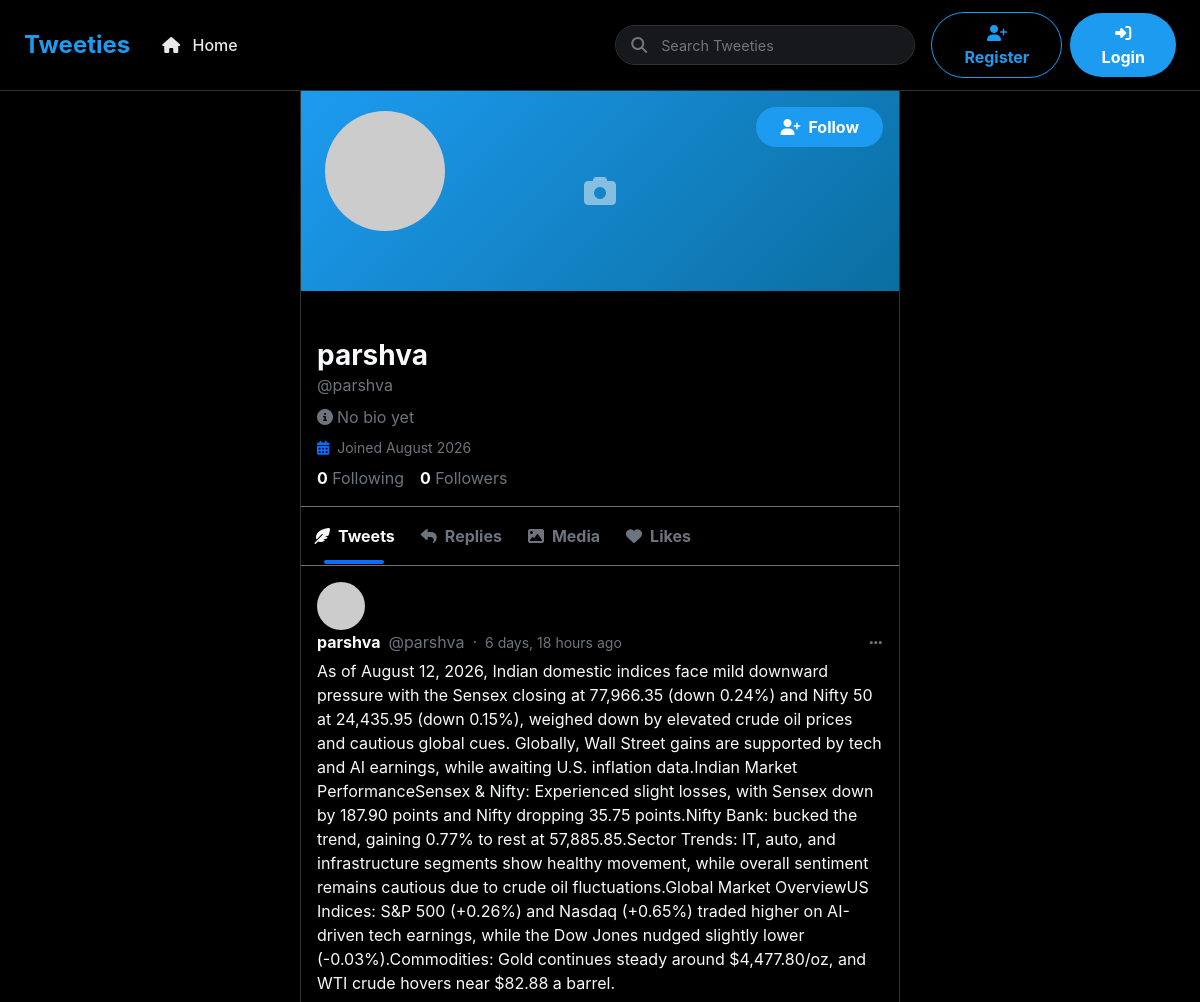
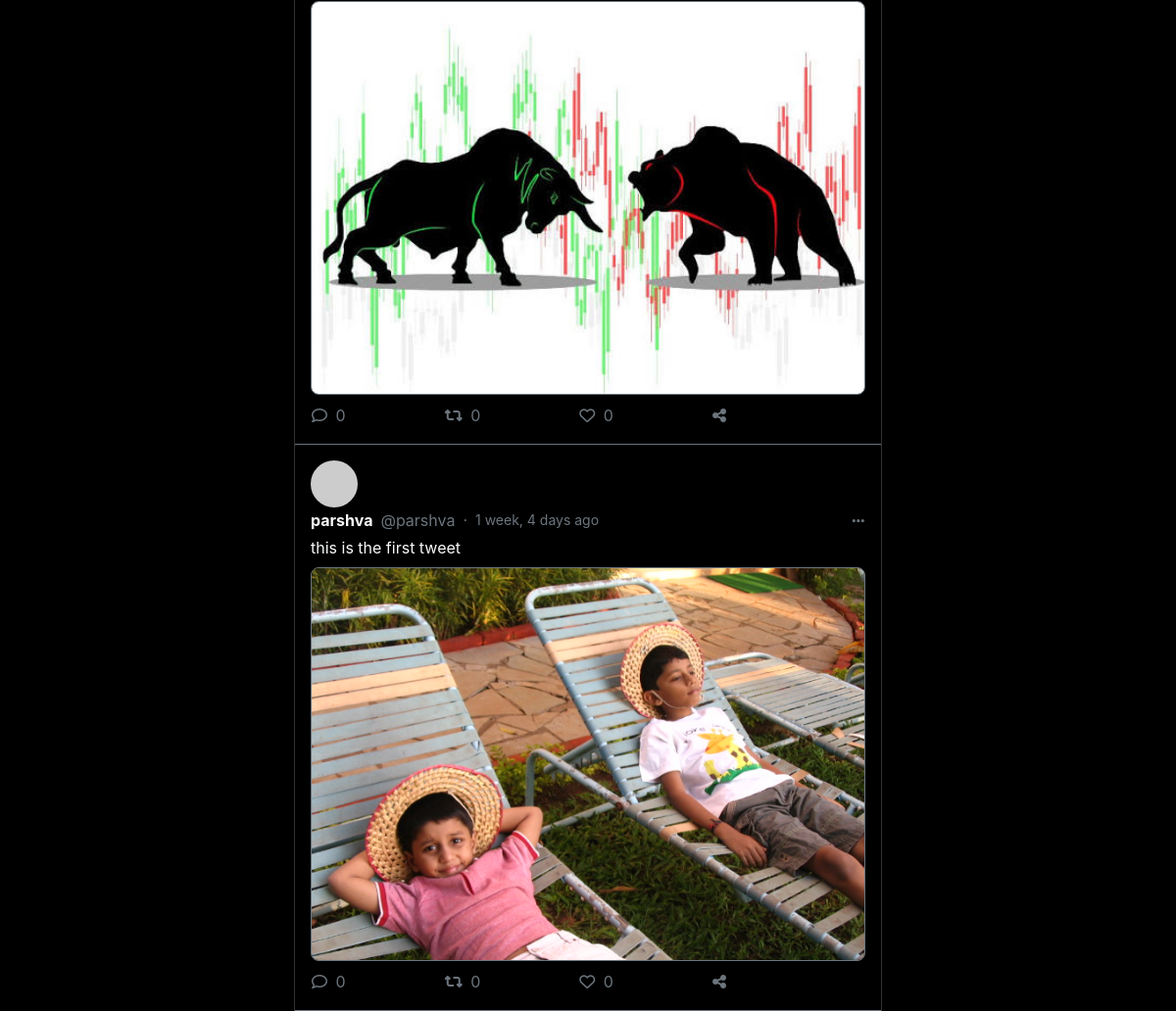
Page /profile/parshva/ on the committed database (2 pictures, top to bottom).
### tweet/models.py (models this page shows, shortened)
class Tweet(models.Model):
    user=models.ForeignKey(User,on_delete=models.CASCADE)
    tweet=models.TextField()
    photo=models.ImageField(upload_to='photo/')
    created_at=models.DateTimeField(auto_now_add=True)
    updated_at=models.DateTimeField(auto_now=True)

### tweet/views.py (the view)
# urls.py: path('profile/<str:username>/',views.profile,name="profile"),
def profile(request,username):
    profile_user = get_object_or_404(User, username=username )
    user_tweets=Tweet.objects.filter(user=profile_user).order_by("-created_at")
    following_count = 0
    followers_count = 0
    context={
        'profile_user':profile_user,
        "user_tweets": user_tweets,
        "following_count":following_count,
        "followers_count":followers_count,
    }
    return render(request,'profile.html',context)

### templates/profile.html (shortened to what this page needs)
{% extends "layout.html" %}
{% load static %}
{% block content %}
<div class="p-0">
    <div class="position-relative">
        <div class="position-relative" style="height: 200px; background: linear-gradient(135deg, #1d9bf0 0%, #0d8bd8 100%); overflow: hidden;">
            {% if profile_user.profile and profile_user.profile.cover_image %}
            <img src="{{ profile_user.profile.cover_image.url }}" alt="Cover" style="width: 100%; height: 100%; object-fit: cover;">
            {% else %}
            <div class="w-100 h-100 d-flex align-items-center justify-content-center" style="background: linear-gradient(135deg, #1d9bf0 0%, #0a6ea0 100%);">
                <i class="fas fa-camera fa-2x text-light opacity-50"></i>
            </div>
            {% endif %}
        </div>
        <div class="position-absolute bottom-0 start-0 translate-middle-y ms-4">
            <div class="position-relative">
                <img src="https://ui-avatars.com/api/?name={{ profile_user.username }}&background=1d9bf0&color=fff&size=120&bold=true"
                     class="rounded-circle border-3 border-dark"
                     style="width: 120px; height: 120px; object-fit: cover;"
                     alt="{{ profile_user.username }}">
            </div>
        </div>
        <div class="position-absolute top-0 end-0 m-3">
            {% if user == profile_user %}
            <button class="btn btn-outline-primary-custom" onclick="window.location.href='#'">
                <i class="fas fa-edit me-2"></i>Edit Profile
            </button>
            {% else %}
            <button class="btn btn-primary-custom follow-btn" data-user-id="{{ profile_user.id }}">
                <i class="fas fa-user-plus me-2"></i>Follow
            </button>
            {% endif %}
        </div>
    </div>
    <div class="p-3 pt-4 mt-4 border-bottom border-secondary">
        <div>
            <h3 class="fw-bold text-light mb-0">{{ profile_user.get_full_name|default:profile_user.username }}</h3>
            <span class="text-secondary">@{{ profile_user.username }}</span>
            {% if profile_user.profile and profile_user.profile.bio %}
            <p class="text-light mt-2 mb-2" style="white-space: pre-wrap;">{{ profile_user.profile.bio }}</p>
            {% else %}
            <p class="text-secondary mt-2 mb-2"><i class="fas fa-info-circle me-1"></i>No bio yet</p>
            {% endif %}
            <div class="d-flex flex-wrap gap-3 text-secondary small">
                <span><i class="fas fa-calendar-alt me-1 text-primary"></i> Joined {{ profile_user.date_joined|date:"F Y" }}</span>
            </div>
            <div class="d-flex gap-3 mt-2">
                <a href="#" class="text-decoration-none text-light">
                    <strong>{{ following_count|default:0 }}</strong>
                    <span class="text-secondary">Following</span>
                </a>
                <a href="#" class="text-decoration-none text-light">
                    <strong>{{ followers_count|default:0 }}</strong>
                    <span class="text-secondary">Followers</span>
                </a>
            </div>
        </div>
    </div>
    <div class="d-flex border-bottom border-secondary">
        <button class="btn btn-link text-light text-decoration-none py-3 flex grow 1 fw-bold position-relative"
                style="background: transparent;" id="tweetsTab">
            <i class="fas fa-feather-alt me-2"></i>Tweets
            <span class="position-absolute bottom-0 start-50 translate-middle-x bg-primary"
                  style="width: 60px; height: 4px; border-radius: 9999px;"></span>
        </button>
        <button class="btn btn-link text-secondary text-decoration-none py-3 flex grow 1 fw-bold"
                style="background: transparent;" id="repliesTab">
            <i class="fas fa-reply me-2"></i>Replies
        </button>
        <button class="btn btn-link text-secondary text-decoration-none py-3 flex grow 1 fw-bold"
                style="background: transparent;" id="mediaTab">
            <i class="fas fa-image me-2"></i>Media
        </button>
        <button class="btn btn-link text-secondary text-decoration-none py-3 flex grow 1 fw-bold"
                style="background: transparent;" id="likesTab">
            <i class="fas fa-heart me-2"></i>Likes
        </button>
    </div>
    <div id="tweetsContent">
        {% for tweet in user_tweets %}
        <div class="tweet-card p-3 border-bottom border-secondary fade-in"
             style="transition: all 0.2s ease; cursor: pointer;"
             onmouseover="this.style.backgroundColor='rgba(255,255,255,0.03)'"
             onmouseout="this.style.backgroundColor='transparent'"
            <div class="d-flex gap-3">
                <div class="flex shrink 0">
                    <img src="https://ui-avatars.com/api/?name={{ tweet.user.username }}&background=1d9bf0&color=fff&size=48&bold=true"
                         class="rounded-circle" width="48" height="48" alt="{{ tweet.user.username }}">
                </div>
                <div class="flex grow 1 min-width-0">
                    <div class="d-flex align-items-center gap-2 mb-1 flex-wrap">
                        <span class="fw-bold text-light">{{ tweet.user.get_full_name|default:tweet.user.username }}</span>
                        <span class="text-secondary">@{{ tweet.user.username }}</span>
                        <span class="text-secondary">·</span>
                        <span class="text-secondary small">{{ tweet.created_at|timesince }} ago</span>
                        <div class="ms-auto">
                            <div class="dropdown">
                                <button class="btn btn-link text-secondary p-0" style="font-size: 0.9rem;"
                                        onclick="event.stopPropagation();" data-bs-toggle="dropdown">
                                    <i class="fas fa-ellipsis-h"></i>
                                </button>
                            </div>
                        </div>
                    </div>
                    <p class="text-light mb-2" style="white-space: pre-wrap; word-wrap: break-word;">{{ tweet.tweet }}</p>
                    {% if tweet.photo %}
                    <div class="mb-2 rounded-3 overflow-hidden border border-secondary" onclick="event.stopPropagation();">
                        <img src="{{ tweet.photo.url }}" class="img-fluid w-100" alt="Tweet image"
                             style="max-height: 400px; object-fit: cover;">
                    </div>
                    {% endif %}
                    <div class="d-flex justify-content-between mt-2 text-secondary" style="max-width: 425px;">
                        <button class="btn btn-link text-secondary p-0 hover-primary"
                                style="transition: all 0.2s ease; text-decoration: none;"
                                onclick="event.stopPropagation();"
                                onmouseover="this.style.color='#1d9bf0'"
                                onmouseout="this.style.color=''">
                            <i class="far fa-comment"></i>
                            <span class="ms-1">{{ tweet.comments.count|default:0 }}</span>
                        </button>
                        <button class="btn btn-link text-secondary p-0 hover-success"
                                style="transition: all 0.2s ease; text-decoration: none;"
                                onclick="event.stopPropagation();"
                                onmouseover="this.style.color='#00ba7c'"
                                onmouseout="this.style.color=''">
                            <i class="fas fa-retweet"></i>
                            <span class="ms-1">{{ tweet.retweets.count|default:0 }}</span>
                        </button>
                        <button class="btn btn-link text-secondary p-0 like-btn hover-danger"
                                data-tweet-id="{{ tweet.id }}"
                                style="transition: all 0.2s ease; text-decoration: none;"
                                onclick="event.stopPropagation();"
                                onmouseover="this.style.color='#f4212e'"
                                onmouseout="this.style.color=''">
                            <i class="{% if user in tweet.likes.all %}fas{% else %}far{% endif %} fa-heart"></i>
                            <span class="ms-1 like-count">{{ tweet.likes.count|default:0 }}</span>
                        </button>
                        <button class="btn btn-link text-secondary p-0 hover-primary"
                                style="transition: all 0.2s ease; text-decoration: none;"
                                onclick="event.stopPropagation();"
                                onmouseover="this.style.color='#1d9bf0'"
                                onmouseout="this.style.color=''">
                            <i class="fas fa-share-alt"></i>
                        </button>
                    </div>
                </div>
            </div>
        </div>
        {% endfor %}
    </div>
{% endblock %}

### templates/layout.html (style rules this page uses)
:root { --tweet-border: #2f3336; --tweet-hover: #16181c; --primary-blue: #1d9bf0; --primary-blue-hover: #1a8cd8; }
body { background-color: #000000; color: #e7e9ea; font-family: -apple-system, BlinkMacSystemFont, "Segoe UI", Roboto, Helvetica, Arial, sans-serif; }
.btn-primary-custom { background-color: #1d9bf0; border: none; border-radius: 9999px; padding: 0.5rem 1.5rem; font-weight: 700; color: white; transition: all 0.2s ease; }
.fade-in { animation: fadeIn 0.3s ease-out; }

### templates/profile.html (style rules this page uses)
.follow-btn { transition: all 0.3s ease !important; }

### rows in the picture
Tweet: user.get_full_name "parshva", user.username "parshva", created_at "6 days, 18 hours", tweet "As of August 12, 2026, Indian domestic indices face mild downward pressure with the Sensex closing at 77,966.35 (down 0.24%) and Nifty 50 at 24,435.95 (down 0.15%), weighed down by elevated crude oil prices and cautious global cues. Globally, Wall Street gains are supported by tech and AI earnings, while awaiting U.S. inflation data.Indian Market PerformanceSensex & Nifty: Experienced slight losses, with Sensex down by 187.90 points and Nifty dropping 35.75 points.Nifty Bank: bucked the trend, gaining 0.77% to rest at 57,885.85.Sector Trends: IT, auto, and infrastructure segments show healthy movement, while overall sentiment remains cautious due to crude oil fluctuations.Global Market…", photo (picture), comments.count "0", retweets.count "0", likes.count "0"
Tweet: user.get_full_name "parshva", user.username "parshva", created_at "1 week, 4 days", tweet "this is the first tweet", photo (picture), comments.count "0", retweets.count "0", likes.count "0"

### other values in the picture
{{ profile_user.get_full_name|default:profile_user.username }} "parshva"
{{ profile_user.username }} "parshva"
{{ profile_user.date_joined|date:"F Y" }} "August 2026"
{{ following_count|default:0 }} "0"
{{ followers_count|default:0 }} "0"
